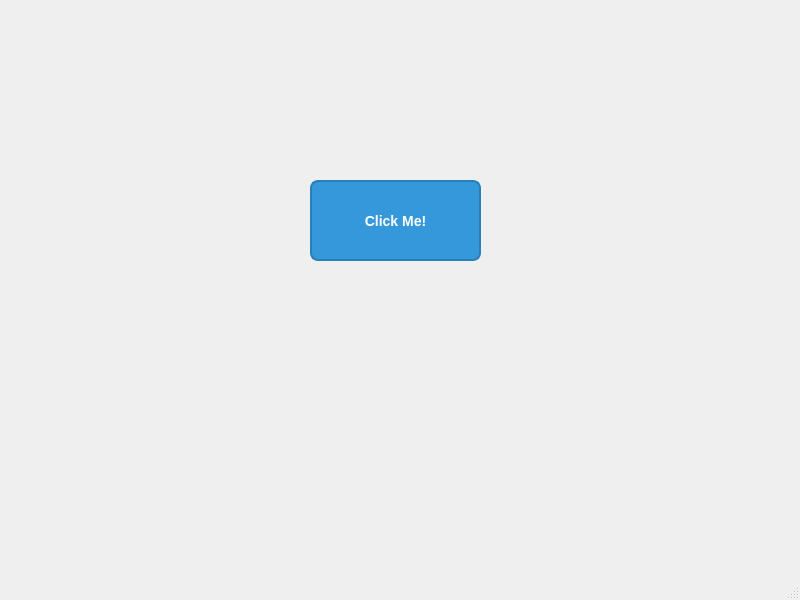
<?xml version="1.0" encoding="UTF-8"?>
<ui version="4.0">
 <class>MainWindow</class>
 <widget class="QMainWindow" name="MainWindow">
  <property name="geometry">
   <rect>
    <x>0</x>
    <y>0</y>
    <width>800</width>
    <height>600</height>
   </rect>
  </property>
  <property name="windowTitle">
   <string>MainWindow</string>
  </property>
  <widget class="QWidget" name="centralwidget">
   <widget class="QPushButton" name="pushButton">
    <property name="geometry">
     <rect>
      <x>310</x>
      <y>180</y>
      <width>171</width>
      <height>81</height>
     </rect>
    </property>
    <property name="styleSheet">
     <string notr="true">QPushButton {
	color:white;
	background-color: rgb(52, 152, 219);
	border-radius: 8px;
	padding: 8px 16px;
	font-weight: bold;
	font-size: 14px;
	border: 2px solid #2980b9;
}
QPushButton:hover{
	
	background-color: rgb(41, 128, 185);
}</string>
    </property>
    <property name="text">
     <string>Click Me!</string>
    </property>
   </widget>
  </widget>
  <widget class="QMenuBar" name="menubar">
   <property name="geometry">
    <rect>
     <x>0</x>
     <y>0</y>
     <width>800</width>
     <height>25</height>
    </rect>
   </property>
  </widget>
  <widget class="QStatusBar" name="statusbar"/>
 </widget>
 <resources/>
 <connections/>
</ui>
